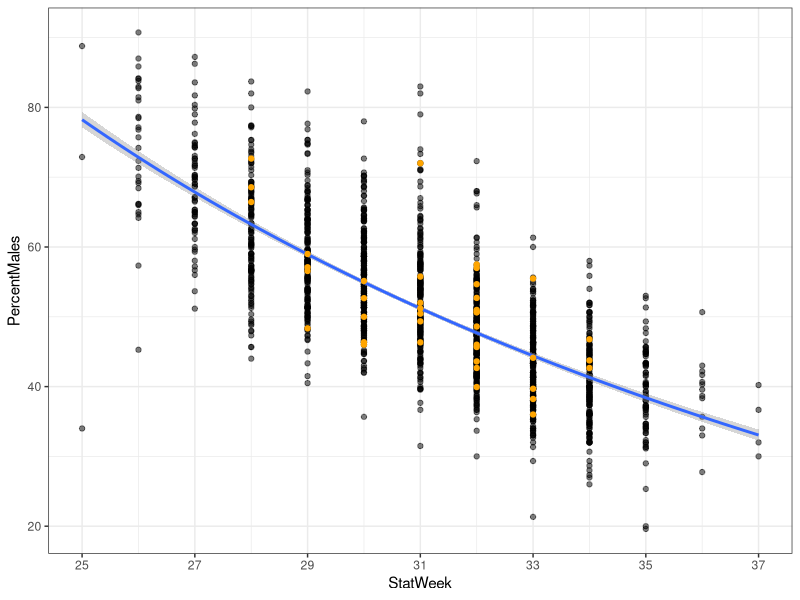
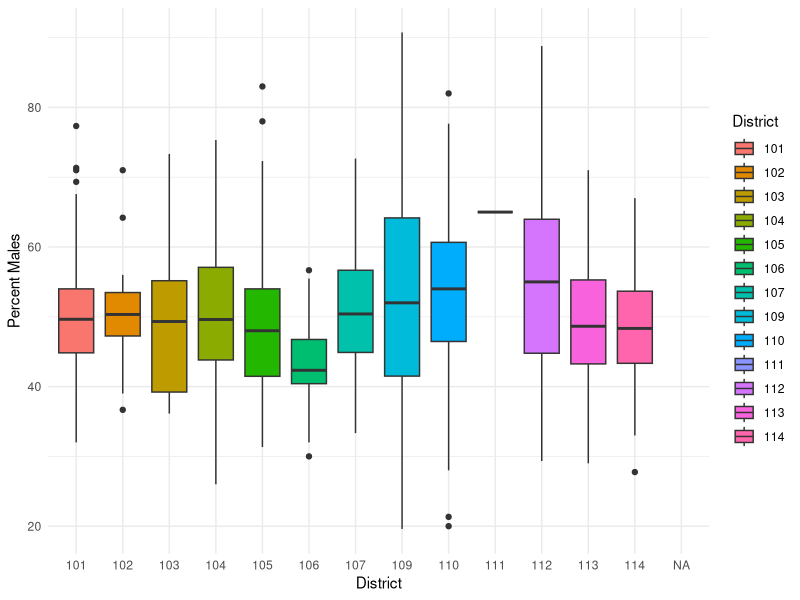

Generate these figures, in order, with R:
# R Intro AFS
# Justin Priest
# justin.priest@alaska.gov

#####  MOTIVATING EXAMPLE 3  #####
#####       Pink Ratio       #####

# Difficulty: Moderate

library(tidyverse)
library(lubridate)



pinkratio <- read_csv("data/OceanAK_PinkSalmonRatio_2000-2020.csv") %>% 
  rename("PercentMales" = "Percent Males",
         "SampleSize" = "Sample Size",
         "StatWeek" = "Stat Week",
         "CatchDate" = "Catch Date",
         "FishWeight_lbs" = "Fish Weight Pounds",
         "NumberFishWeighed" = "Number of Fish Weighed") %>%
  mutate(CatchDate = ymd(as.POSIXct(CatchDate, format = "%m/%d/%Y", tz = "US/Alaska")),
         CatchMonth = month(CatchDate),
         PercentMales_01 = PercentMales / 100) %>%
  filter(StatWeek < 40)
pinkratio


pinkratio %>%
  ggplot(aes(x=StatWeek, y=PercentMales)) +
  geom_point(alpha = 0.5) + 
  #gghighlight::gghighlight(Year == 2019) +
  geom_smooth(formula = y ~ exp(x / (1 - x)), method = "lm") +
  geom_point(data = pinkratio %>% filter(Year == 2020), color = "orange") +
  scale_x_continuous(breaks = seq(from=25, to=37, by=2)) +
  theme_bw()


pinkratio %>%
  ggplot(aes(x=as.factor(District), y=PercentMales, fill = as.factor(District))) +
  geom_boxplot() +
  labs(fill = "District", x = "District", y = "Percent Males") +
  theme_minimal()



# The glm() function is a Generalized Linear Model which we can use for modeling percent males
# We'll construct a few binomial models, compare the output, and 
pinkmodelfull <- glm(PercentMales_01 ~ StatWeek + Year + District, 
                     family = "binomial", data = pinkratio)

pinkmodel1 <- glm(PercentMales_01 ~ StatWeek, 
                     family = "binomial", data = pinkratio)

pinkmodel2 <- glm(PercentMales_01 ~ StatWeek + Year, 
                     family = "binomial", data = pinkratio)

pinkmodelnull <- glm(PercentMales_01 ~ 1, 
                      family = "binomial", data = pinkratio)

summary(pinkmodelfull)
summary(pinkmodel1)
summary(pinkmodel2)
summary(pinkmodelnull)

AIC(pinkmodelfull, pinkmodel1, pinkmodel2, pinkmodelnull)





